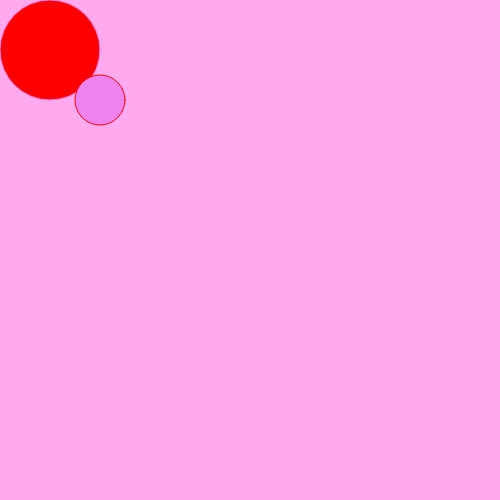
Frame 1 (no input)
Frame 60 (no input): identical to frame 1, image omitted
Frame 120 (the mouse pressed at the canvas centre since frame 60): identical to frame 1, image omitted

The p5.js sketch that drew this single still picture (run headless with seeded random() and noise() and a simulated clock; from frame 60 on, the mouse is pressed at the canvas centre):

// p5.js sketch
// ── sketch.js
function setup() {
  // put setup code here
  // sets size of canvas
  createCanvas(500,500);
  // sets color of background
  background("pink");
  // grayscale 0-255
  background(0);
  // full red
  background(255,0,0);
  // full green
  background(0,255,0);
  // full blue
  background(0,0,255);
  // there are charts online for colors inbetween
  //hexidecimal notation
  background("#fffffff");
  background("#fae");
  // adjusts inner shape color
  fill('red');
  // adjusts outline colors
  stroke('violet');
  // ellipse(x, y, width, height)
  // (0,0) is upper lefthand corner
  ellipse(50,50,100,100);
  // have to reset colors for new shape or they will be the same
  fill('violet');
  stroke('red');
  ellipse(100,100,50,50);

}

function draw() {
  // put drawing code here
}
